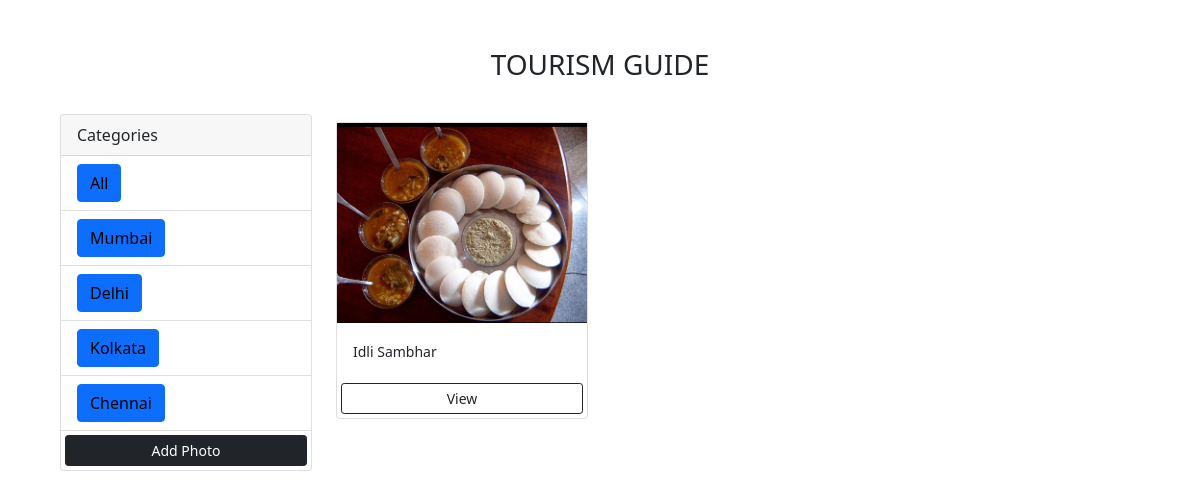
/?category=Chennai, run on the app's committed database.
### photos/models.py (models this page shows, shortened)
class Category(models.Model):
    name = models.CharField(max_length=100, null=False, blank=False)

class Photo(models.Model):
    category = models.ForeignKey(
        Category, on_delete=models.SET_NULL, null=True, blank=True)
    image = models.ImageField(null=False, blank=False)
    description = models.TextField()
    desc2 = models.TextField()

### photos/views.py (the view)
# urls.py: path('', views.gallery, name='gallery'),
def gallery(request):
    category = request.GET.get('category')
    if category == None:
        photos = Photo.objects.all()
    else:
        photos = Photo.objects.filter(category__name=category)
    categories = Category.objects.all()
    context = {'categories': categories, 'photos': photos}
    return render(request, 'photos/gallery.html', context)

### photos/templates/photos/gallery.html (shortened to what this page needs)
<!DOCTYPE html>
<html lang="en">
<head>
 <link href="https://cdn.jsdelivr.net/npm/bootstrap@5.0.0-beta1/dist/css/bootstrap.min.css" rel="stylesheet"
>
</head>
<h3>TOURISM GUIDE</h3>
<br>
<body class="m-5">
 <div class="container">
  <div class="row">
   <div class="col-md-3">
    <div class="card">
     <div class="card-header">
      Categories
     </div>
     <ul class="list-group list-group-flush">
      <li class="list-group-item">
       <a href="{% url 'gallery' %}" class="btn btn-primary">All</a>
      </li>
      {% for category in categories %}
      <li class=" list-group-item">
       <a href="{% url 'gallery' %}?category={{category.name}}" class="btn btn-primary">
        {{category.name}}
       </a>
      </li>
      {% endfor %}
      <a href="{% url 'add' %}" class="btn btn-dark btn-block btn-sm m-1">Add Photo</a>
     </ul>
    </div>
   </div>
   <div class="col-md-9">
    <div class="row">
     {% for photo in photos %}
     <div class="col-md-4">
      <div class="card my-2">
       <img class="image-thumbail" src="{{photo.image.url}}" alt="Card image cap">
       <div class="card-body">
        <small>{{photo.description}}</small>
       </div>
       <a href="{% url 'photo' photo.id %}" class="btn btn-outline-dark btn-sm m-1">View</a>
      </div>
     </div>
     {% empty %}
     <h3>No photos...</h3>
     {% endfor %}
    </div>
   </div>
  </div>
 </div>
</body>
</html>

### photos/templates/photos/gallery.html (style rules this page uses)
h3 { text-align: center; }
.image-thumbail { height: 200px; object-fit: cover; }
.list-group-item a { text-decoration: none; color: black; }

### data on the page
Category: name "Mumbai"
Category: name "Delhi"
Category: name "Kolkata"
Category: name "Chennai"
Photo: image (picture), description "Idli Sambhar"
